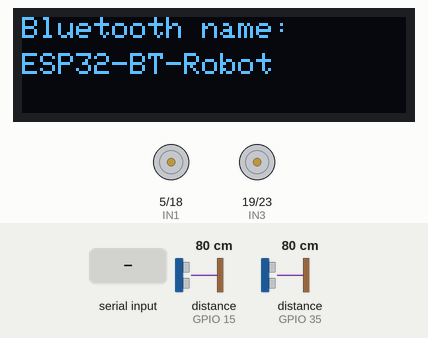
Simulated run of this sketch. Board: ESP32. On the bench: 128×32 one-colour display, motor-driver pin pairs drawn as motors (green arrow = first pin HIGH = forward, orange = second pin HIGH = backward, longer = more drive, scaled by the enable pin). Wiring (inferred from the names in the program): 2 × ultrasonic range finder: trigger GPIO 4, echo GPIO 15 / trigger GPIO 32, echo GPIO 35. The inputs (shaded band) are chosen by the test bench; at power-on: distance to the obstacle (sensors on GPIO 15, GPIO 35) 80 cm. The echo pulse lasts 58.3 µs per cm; nothing arrives over Bluetooth unless stated; what the sketch prints to the serial monitor is not drawn.

Above: at 11.2 s.
11.3 s: "s" received over the second serial link
At 12.2 s:
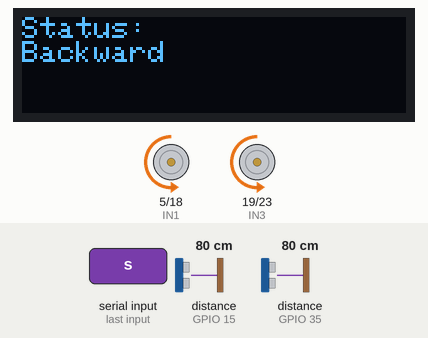
12.9 s: "w" received over the second serial link
At 14.1 s:
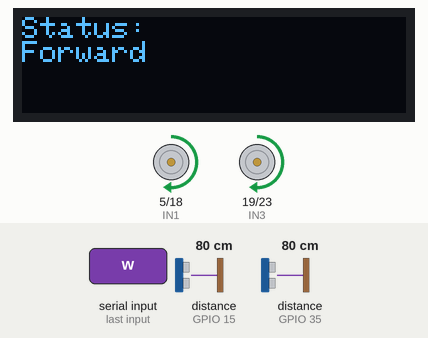
14.4 s: "a" received over the second serial link
At 15.2 s:
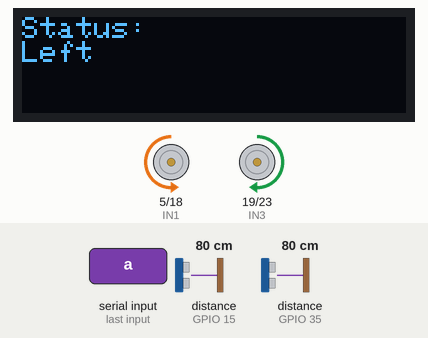
16.0 s: "d" received over the second serial link
At 18.4 s:
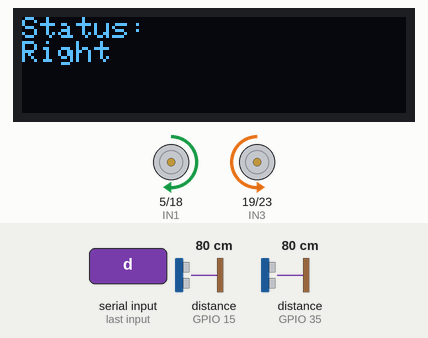
19.0 s: "x" received over the second serial link
At 21.6 s:
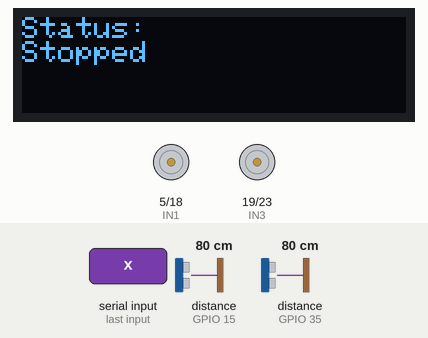
Timing chart, 0 to 23.0 s (numbered marks = the images above; inputs shaded):
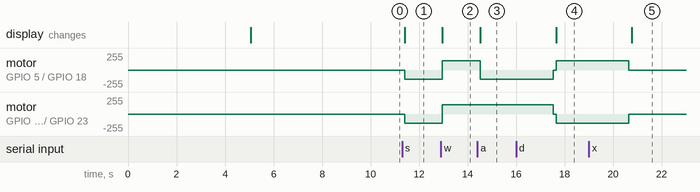

Measured:
- after the input at 11.3 s, motor on GPIO 5 (IN1) / GPIO 18 (IN2), motor on GPIO 19 (IN3) / GPIO 23 (IN4): stopped → backward 139/255 after 0.10 s; the display: changes after 0.10 s (image 1)
- after the input at 12.9 s, motor on GPIO 5 (IN1) / GPIO 18 (IN2), motor on GPIO 19 (IN3) / GPIO 23 (IN4): backward 139/255 → forward 139/255 after 0.06 s; the display: changes after 0.06 s (image 2)
- after the input at 14.4 s, motor on GPIO 5 (IN1) / GPIO 18 (IN2): forward 139/255 → backward 139/255 after 0.12 s; the display: changes after 0.12 s (image 3)
- after the input at 16.0 s, the display: changes after 1.6 s (image 4)
- after the input at 19.0 s, the display: changes after 1.8 s (image 5)

The sketch:

robot_v0.ino
```cpp
#include <HardwareSerial.h>
#include "BluetoothSerial.h"
#include <Wire.h>
#include <Adafruit_GFX.h>
#include <Adafruit_SSD1306.h>

#if !defined(CONFIG_BT_ENABLED) || !defined(CONFIG_BLUEDROID_ENABLED)
#error Bluetooth is not enabled! Please run `make menuconfig` to enable it
#endif

#define SCREEN_WIDTH 128
#define SCREEN_HEIGHT 32
#define OLED_RESET -1 // Reset pin (not used)
Adafruit_SSD1306 display(SCREEN_WIDTH, SCREEN_HEIGHT, &Wire, OLED_RESET);

BluetoothSerial SerialBT;

// Motor control pins
#define ENA 25 // Left motor speed control (must be PWM capable)
#define ENB 26 // Right motor speed control (must be PWM capable)
#define IN1 5  // Left motor forward
#define IN2 18 // Left motor backward
#define IN3 19 // Right motor forward
#define IN4 23 // Right motor backward

// Ultrasonic pins
#define TRIG_R 4      // Rear Trigger
#define ECHO_R 15     // Rear Echo
#define TRIG_F 32     // Front Trigger
#define ECHO_F 35     // Front Echo

// setting PWM properties
const int freq = 1000;
const int resolution = 8;

volatile bool rearObstacle = false;
volatile bool frontObstacle = false;

volatile unsigned long echo_start = 0;
volatile unsigned long echo_end = 0;

char lastCmd = 'x'; // tracks last movement command
bool wasStoppedByObstacle = false;

void triggerUltrasonic(int trigPin) {
  digitalWrite(trigPin, LOW);
  delayMicroseconds(2);
  digitalWrite(trigPin, HIGH);
  delayMicroseconds(10);
  digitalWrite(trigPin, LOW);
}

int readDistance(int echoPin) {
  long duration = pulseIn(echoPin, HIGH, 30000); // 30ms timeout
  if (duration == 0) return 1000; // No echo received
  int distance = duration * 0.034 / 2;
  return distance;
}

void setup() {
  Serial.begin(115200);
  Serial2.begin(115200, SERIAL_8N1, 16, 17);
  SerialBT.begin("ESP32-BT-Robot");

  pinMode(TRIG_R, OUTPUT);
  pinMode(ECHO_R, INPUT);
  pinMode(TRIG_F, OUTPUT);
  pinMode(ECHO_F, INPUT);

  // Set motor control pins as outputs
  pinMode(ENA, OUTPUT);
  pinMode(ENB, OUTPUT);
  pinMode(IN1, OUTPUT);
  pinMode(IN2, OUTPUT);
  pinMode(IN3, OUTPUT);
  pinMode(IN4, OUTPUT);

  ledcAttach(ENA, freq, resolution);
  ledcAttach(ENB, freq, resolution);

  ledcWrite(ENA, 140);
  ledcWrite(ENB, 140);

  stopMotors();
  setupOled();

}

void setupOled(){
    if (!display.begin(SSD1306_SWITCHCAPVCC, 0x3C))
    {
        Serial.println(F("OLED failed"));
        while(true);
    }
    display.clearDisplay();
    display.setTextSize(1);
    display.setTextColor(SSD1306_WHITE);
    display.setCursor(0, 0);
    display.println("ESP32 Ready");
    display.display();
    delay(5000);

    display.clearDisplay();
    display.setCursor(0, 0);
    display.print("Bluetooth name:");
    display.setCursor(0, 12);
    display.println("ESP32-BT-Robot");
    display.display();
    delay(5000);
}

void updateDisplay(String message)
{
    display.clearDisplay();
    display.setCursor(0, 0);
    display.println("Status:");
    display.println(message);
    display.display();
}

void moveForward()
{
    digitalWrite(IN1, HIGH);
    digitalWrite(IN2, LOW);
    digitalWrite(IN3, HIGH);
    digitalWrite(IN4, LOW);
}

void moveBackward()
{
    digitalWrite(IN1, LOW);
    digitalWrite(IN2, HIGH);
    digitalWrite(IN3, LOW);
    digitalWrite(IN4, HIGH);
}

void turnLeft()
{
    digitalWrite(IN1, LOW);
    digitalWrite(IN2, HIGH);
    digitalWrite(IN3, HIGH);
    digitalWrite(IN4, LOW);
    delay(3000);
    stopMotors();
}

void turnRight()
{
    digitalWrite(IN1, HIGH);
    digitalWrite(IN2, LOW);
    digitalWrite(IN3, LOW);
    digitalWrite(IN4, HIGH);
    delay(3000);
    stopMotors();
}

void stopMotors()
{
    digitalWrite(IN1, LOW);
    digitalWrite(IN2, LOW);
    digitalWrite(IN3, LOW);
    digitalWrite(IN4, LOW);
}

void loop() {
  //Trigger and read rear sensor
  triggerUltrasonic(TRIG_R);
  int distR = readDistance(ECHO_R);
  rearObstacle = (distR <= 10);

  // Trigger and read front sensor
  triggerUltrasonic(TRIG_F);
  int distF = readDistance(ECHO_F);
  frontObstacle = (distF <= 10);

  if (rearObstacle && lastCmd == 's') {
    stopMotors();
    updateDisplay("Rear Obstacle");
    delay(2000);
    wasStoppedByObstacle = true;
    return;
  }

  if (frontObstacle && lastCmd == 'w') {
    stopMotors();
    updateDisplay("Front Obstacle");
    delay(1000);

    // Send detection trigger to Pi
    Serial2.println("DETECT");  // Send as newline-terminated string
    delay(5000);

    wasStoppedByObstacle = true;
    return;
  }

   if (wasStoppedByObstacle && !rearObstacle && !frontObstacle && lastCmd != 'x') {
    switch (lastCmd) {
      case 'w': moveForward(); updateDisplay("Resumed Forward"); break;
      case 's': moveBackward(); updateDisplay("Resumed Backward"); break;
      case 'a': turnLeft(); updateDisplay("Resumed Left"); break;
      case 'd': turnRight(); updateDisplay("Resumed Right"); break;
    }
    wasStoppedByObstacle = false;
  }

  // Bluetooth command handler
  if (SerialBT.available()) {
    char cmd = SerialBT.read();
    lastCmd = cmd;
    Serial.println(cmd);

    switch (cmd) {
      case 'w': updateDisplay("Forward"); moveForward(); break;
      case 's': updateDisplay("Backward"); moveBackward(); break;
      case 'a': updateDisplay("Left"); turnLeft(); break;
      case 'd': updateDisplay("Right"); turnRight(); break;
      case 'x': updateDisplay("Stopped"); stopMotors(); break;
    }
  }
  delay(100);
}
```
